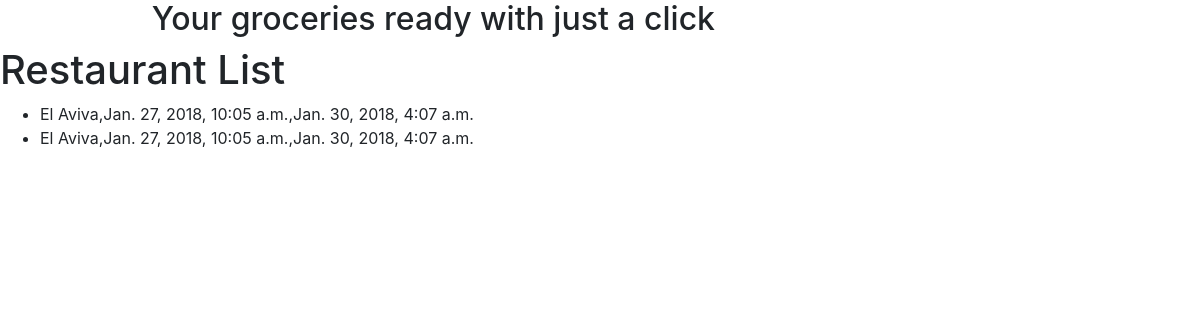
/restaurants/el-aviva/, run on the app's committed database.
### restaurants/models.py (models this page shows, shortened)
class RestaurantLocation(models.Model):
    name          = models.CharField(max_length=120)
    location      = models.CharField(max_length=120, null=True, blank=True)
    category      = models.CharField(max_length=120, null=True, blank=True)
    timestamp     = models.DateTimeField(auto_now_add=True)
    updated       = models.DateTimeField(auto_now=True)
    slug          = models.SlugField(null=True, blank=True)

### restaurants/views.py (the view)
# urls.py: re_path('restaurants/(?P<slug>[\w-]+)/', RestaurantDetailView.as_view(), name="search_restaurant_detail_page"),
class RestaurantDetailView(DetailView):
    queryset = RestaurantLocation.objects.all()

### cart/context_processors.py (called while the page is built)
def cart(request):
    return {'cart': Cart(request) }

### postcode/context_processors.py (called while the page is built)
def postcodeform(request):
    postcode = PostCodeForm(request.POST or None)
    post_code = None
    post_code = request.POST.get("postcode")
    print("Yo Yo", post_code)
    return {"post_code":post_code}

### restaurants/templates/restaurants/restaurantlocation_detail.html
{% extends "home.html" %}
{% block content %}
<h1>Restaurant List</h1>
<ul>
    <li>{{ object.name }},{{ object.timestamp }},{{ object.updated }}</li>
    <li>{{ restaurantlocation.name }},{{ restaurantlocation.timestamp }},{{ restaurantlocation.updated }}</li>
</ul>
{% endblock content %}

### data on the page
RestaurantLocation: name "El Aviva", timestamp "Jan. 27, 2018, 10:05 a.m.", updated "Jan. 30, 2018, 4:07 a.m."
